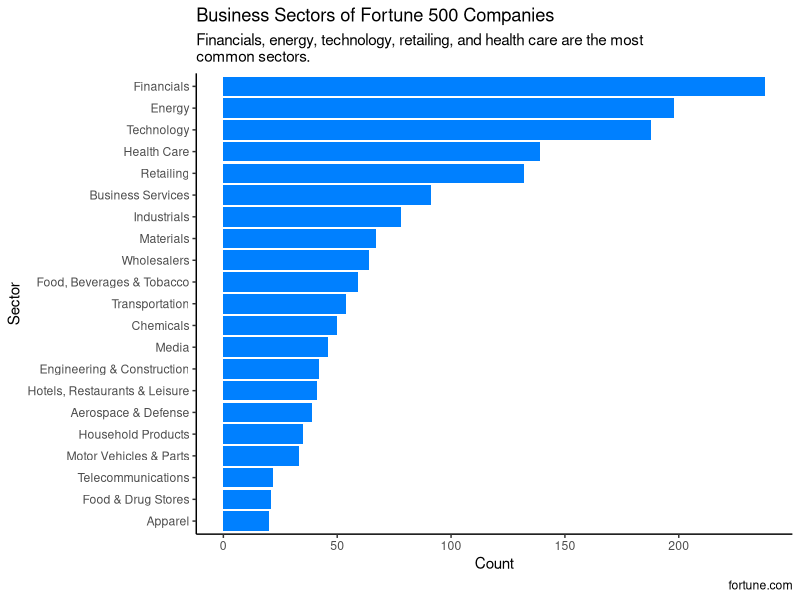
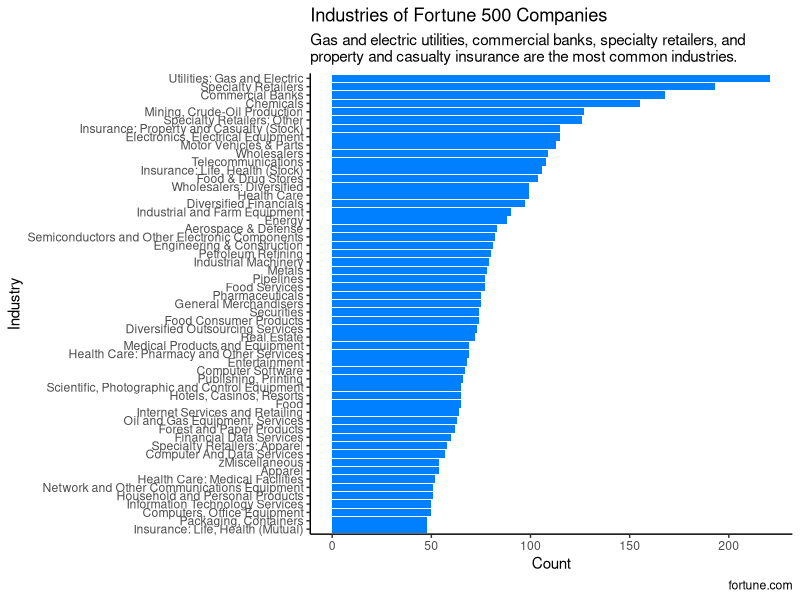

The R source for these figures, in order:
## ---- chunk 1
#| message: false
#| warning: false
# Loading libraries
library(tidyverse)
library(readr)
library(forcats)
## ---- chunk 2
# Reading data
fortune <- read_csv('data/Cleaned Data.csv', show_col_types = FALSE) |>
  select(rank, name, sector, industry)
## ---- chunk 3
# Creating a dataframe
business_sect <- fortune |>
  select(name, sector) |>
  unique() |>
  select(sector) |>
  drop_na() |>
  count(sector) |>
  mutate(sector = fct_reorder(sector, n, .desc = FALSE))
## ---- chunk 4
# Creating another dataframe
business_ind <- fortune |>
  select(name, industry) |>
  unique() |>
  select(industry) |>
  drop_na() |>
  count(industry) |>
  filter(n > 45) |>
  mutate(industry = fct_reorder(industry, n, .desc = FALSE))
## ---- chunk 5
# Plotting business_sect dataframe
business_sect |>
  ggplot(aes(x = sector, y = n)) +
  geom_bar(stat = 'identity', fill = '#0080ff') +
  theme(axis.text.y = element_text(angle = 0)) +
  labs(title = "Business Sectors of Fortune 500 Companies",
       subtitle = "Financials, energy, technology, retailing, and health care are the most\ncommon sectors.",
       x = 'Sector',
       y = 'Count',
       caption = 'fortune.com') +
  coord_flip() +
  theme_classic()
## ---- chunk 6
# Plotting business_ind dataframe
business_ind |>
  ggplot(aes(x = industry, y = n)) +
  geom_bar(stat = 'identity', fill = '#0080ff') +
  theme(axis.text.y = element_text(angle = 0)) +
  labs(title = "Industries of Fortune 500 Companies",
       subtitle = "Gas and electric utilities, commercial banks, specialty retailers, and\nproperty and casualty insurance are the most common industries.",
       x = 'Industry',
       y = 'Count',
       caption = 'fortune.com') +
  coord_flip() +
  theme_classic()
